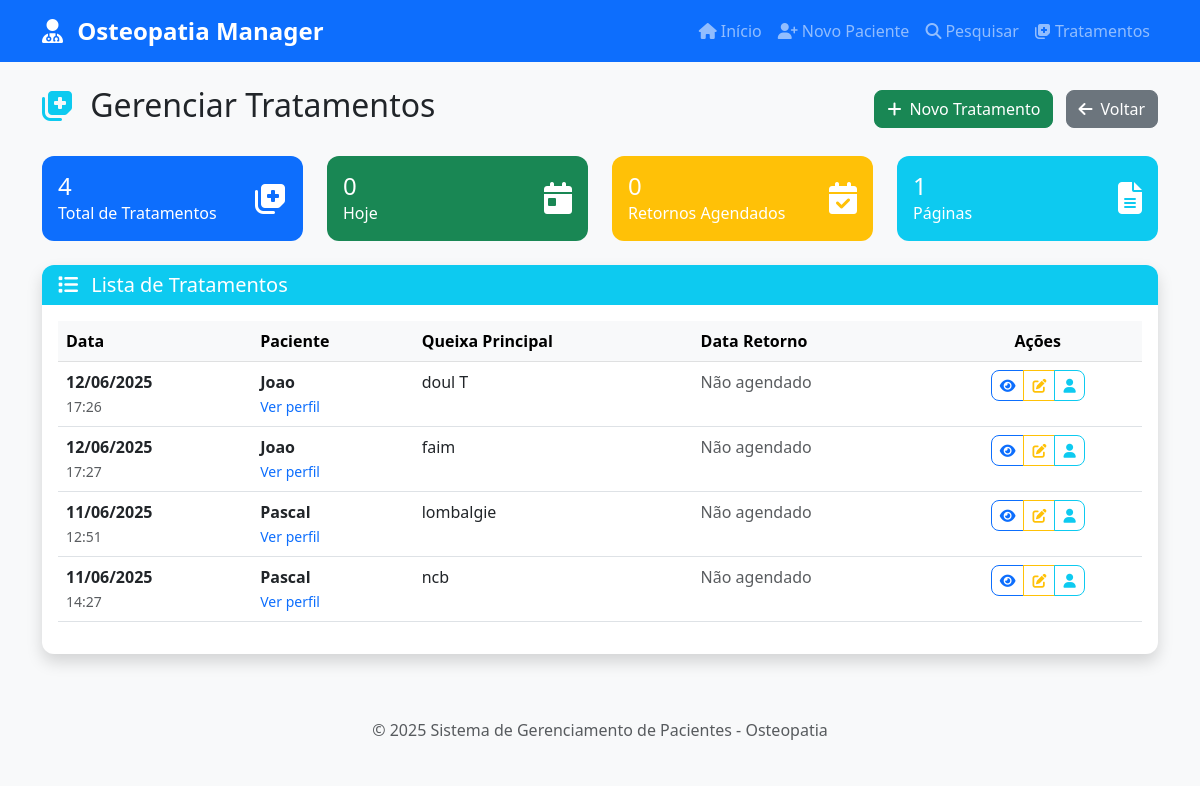
Page /tratamentos on the earlier database version.
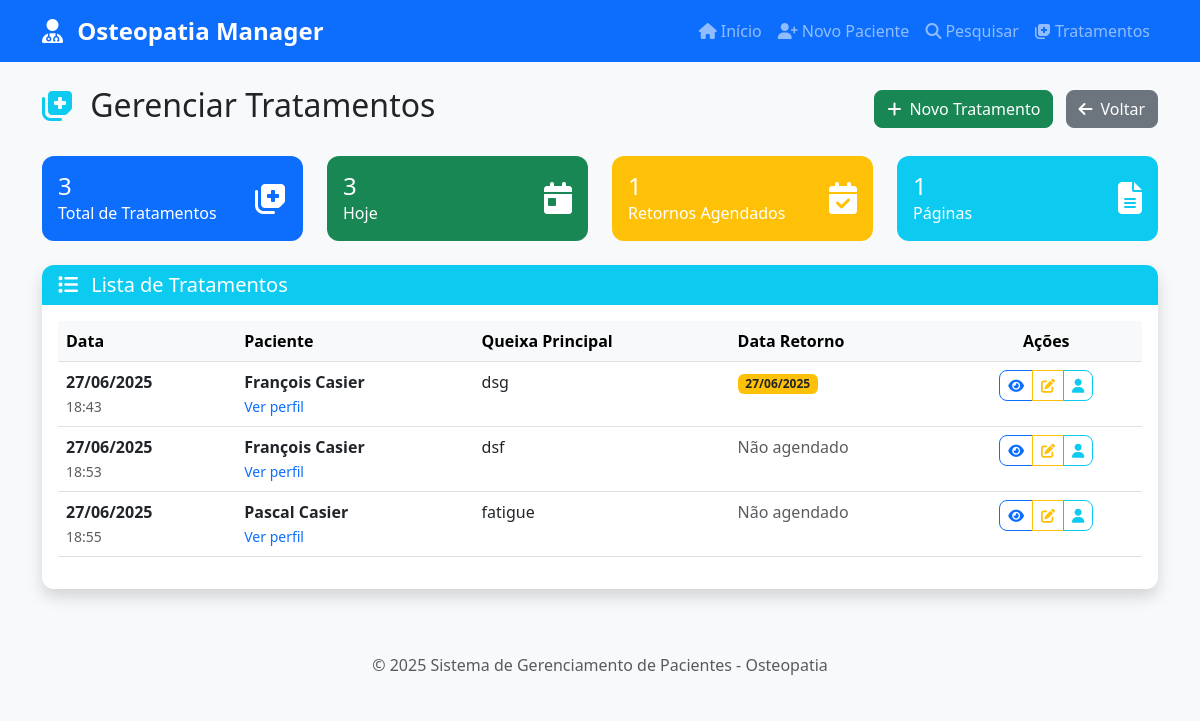
Same page on the later database version.
### database/models.py (models this page shows, shortened)
class Tratamento(db.Model):
    __tablename__ = 'tratamentos'
    id = db.Column(db.Integer, primary_key=True)
    paciente_id = db.Column(db.Integer, db.ForeignKey('pacientes.id'), nullable=False)
    nome_completo = db.Column(db.String(200), nullable=False)
    data_tratamento = db.Column(db.Date, nullable=False, default=datetime.utcnow().date())
    queixa_principal = db.Column(db.Text)
    como = db.Column(db.Text)
    onde = db.Column(db.Text)
    exames_complementares = db.Column(db.Text)
    antecedentes = db.Column(db.Text)
    tratamentos_anteriores = db.Column(db.Text)
    qualidade_sono = db.Column(db.String(100))
    movimentos = db.Column(db.Text)
    irradiacoes = db.Column(db.Text)
    conclusoes_tratamento = db.Column(db.Text)
    data_retorno = db.Column(db.Date)
    retorno = db.Column(db.Text)
    created_at = db.Column(db.DateTime, default=datetime.utcnow)
    updated_at = db.Column(db.DateTime, default=datetime.utcnow, onupdate=datetime.utcnow)

### app.py (the view)
@app.route('/tratamentos')
def tratamentos():
    page = request.args.get('page', 1, type=int)
    per_page = 20
    tratamentos = Tratamento.query.order_by(Tratamento.data_tratamento.desc()).paginate(
        page=page, per_page=per_page, error_out=False
    )
    return render_template('tratamentos.html', tratamentos=tratamentos)

### app.py (called while the page is built)
@app.context_processor
def inject_today():
    return {'today': date.today()}

### templates/tratamentos.html (shortened to what the changed rows need)
{% extends "base.html" %}
{% block content %}
<div class="row">
    <div class="col-12">
        <div class="d-flex justify-content-between align-items-center mb-4">
            <h2>
                <i class="fas fa-notes-medical me-2 text-info"></i>
                Gerenciar Tratamentos
            </h2>
        </div>
    </div>
</div>
<div class="row mb-4">
    <div class="col-md-3">
        <div class="card bg-primary text-white">
            <div class="card-body">
                <div class="d-flex justify-content-between">
                    <div>
                        <h4 class="mb-0">{{ tratamentos.total }}</h4>
                        <p class="mb-0">Total de Tratamentos</p>
                    </div>
                </div>
            </div>
        </div>
    </div>
    <div class="col-md-3">
        <div class="card bg-success text-white">
            <div class="card-body">
                <div class="d-flex justify-content-between">
                    <div>
                        <h4 class="mb-0">{{ tratamentos.items|selectattr('data_tratamento')|selectattr('data_tratamento', 'equalto', today)|list|length }}</h4>
                        <p class="mb-0">Hoje</p>
                    </div>
                </div>
            </div>
        </div>
    </div>
    <div class="col-md-3">
        <div class="card bg-warning text-white">
            <div class="card-body">
                <div class="d-flex justify-content-between">
                    <div>
                        <h4 class="mb-0">{{ tratamentos.items|selectattr('data_retorno')|selectattr('data_retorno', 'ge', today)|list|length }}</h4>
                        <p class="mb-0">Retornos Agendados</p>
                    </div>
                </div>
            </div>
        </div>
    </div>
</div>
<div class="row">
    <div class="col-12">
        <div class="card shadow">
            <div class="card-body">
                {% if tratamentos.items %}
                    <div class="table-responsive">
                        <table class="table table-hover">
                            <thead class="table-light">
                                <tr>
                                    <th>Data</th>
                                    <th>Paciente</th>
                                    <th>Queixa Principal</th>
                                    <th>Data Retorno</th>
                                    <th class="text-center">Ações</th>
                                </tr>
                            </thead>
                            <tbody>
                                {% for tratamento in tratamentos.items %}
                                <tr>
                                    <td>
                                        <strong>{{ tratamento.data_tratamento.strftime('%d/%m/%Y') }}</strong>
                                        <br>
                                        <small class="text-muted">
                                            {{ tratamento.created_at.strftime('%H:%M') if tratamento.created_at }}
                                        </small>
                                    </td>
                                    <td>
                                        <strong>{{ tratamento.nome_completo }}</strong>
                                        <br>
                                        <small class="text-muted">
                                            <a href="{{ url_for('perfil_paciente', id=tratamento.paciente_id) }}"
                                               class="text-decoration-none">
                                                Ver perfil
                                            </a>
                                        </small>
                                    </td>
                                    <td>
                                        {% if tratamento.queixa_principal %}
                                            {{ tratamento.queixa_principal[:100] }}
                                        {% else %}
                                            <span class="text-muted">Não informado</span>
                                        {% endif %}
                                    </td>
                                    <td>
                                        {% if tratamento.data_retorno %}
                                            <span class="badge bg-warning text-dark">
                                                {{ tratamento.data_retorno.strftime('%d/%m/%Y') }}
                                            </span>
                                        {% else %}
                                            <span class="text-muted">Não agendado</span>
                                        {% endif %}
                                    </td>
                                    <td class="text-center">
                                        <div class="btn-group" role="group">
                                            <button type="button" class="btn btn-outline-primary btn-sm"
                                                    data-bs-toggle="modal"
                                                    data-bs-target="#treatmentModal{{ tratamento.id }}">
                                                <i class="fas fa-eye"></i>
                                            </button>
                                            <a href="{{ url_for('editar_tratamento', id=tratamento.id) }}" class="btn btn-outline-warning btn-sm">
                                                <i class="fas fa-edit"></i>
                                            </a>
                                            <a href="{{ url_for('perfil_paciente', id=tratamento.paciente_id) }}"
                                               class="btn btn-outline-info btn-sm">
                                                <i class="fas fa-user"></i>
                                            </a>
                                        </div>
                                    </td>
                                </tr>
                                {% endfor %}
                            </tbody>
                        </table>
                    </div>
                {% endif %}
            </div>
        </div>
    </div>
</div>
{% endblock %}

Differences in the rows shown:
removed Tratamento: data_tratamento "12/06/2025", created_at "17:26", nome_completo "Joao", queixa_principal "doul T", shows "Não agendado"
removed Tratamento: data_tratamento "12/06/2025", created_at "17:27", nome_completo "Joao", queixa_principal "faim", shows "Não agendado"
removed Tratamento: data_tratamento "11/06/2025", created_at "12:51", nome_completo "Pascal", queixa_principal "lombalgie", shows "Não agendado"
removed Tratamento: data_tratamento "11/06/2025", created_at "14:27", nome_completo "Pascal", queixa_principal "ncb", shows "Não agendado"
added Tratamento: data_tratamento "27/06/2025", created_at "18:43", nome_completo "François Casier", queixa_principal "dsg", data_retorno "27/06/2025"
added Tratamento: data_tratamento "27/06/2025", created_at "18:53", nome_completo "François Casier", queixa_principal "dsf", shows "Não agendado"
added Tratamento: data_tratamento "27/06/2025", created_at "18:55", nome_completo "Pascal Casier", queixa_principal "fatigue", shows "Não agendado"
Other differences:
{{ tratamentos.total }}: "4" → "3"
text no longer shown: "0 0"
text now shown: "3 1"
